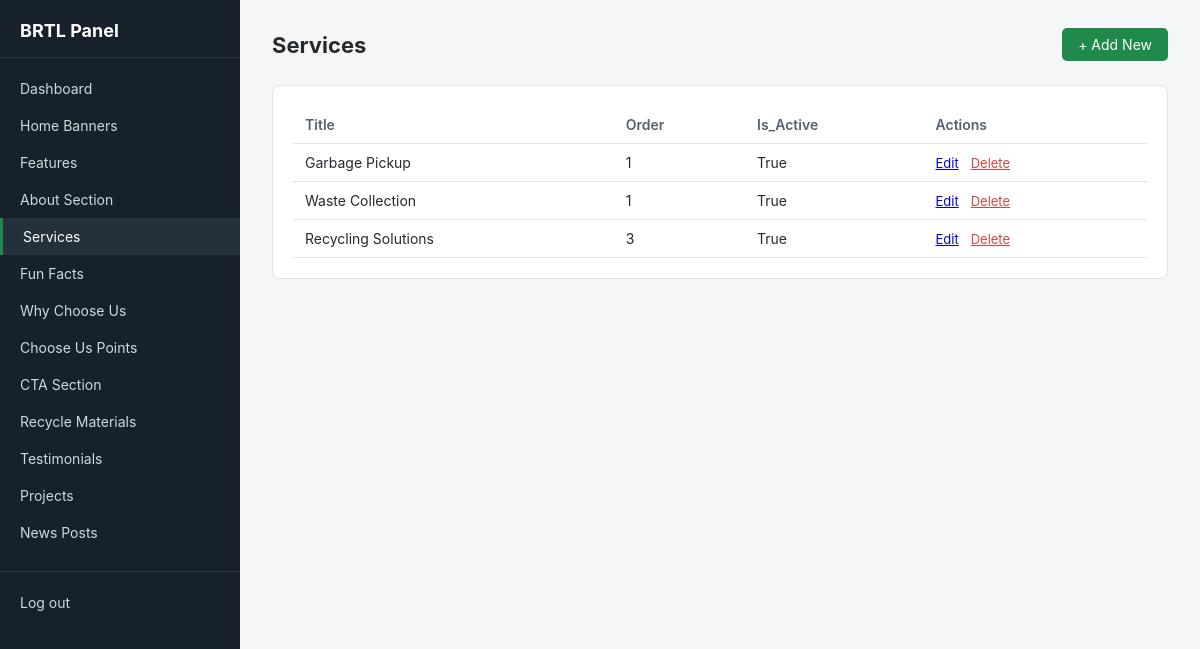
Page /secure/panel/services/ (signed in) on the committed database.
### core/models.py (models this page shows, shortened)
class Service(models.Model):
    image = models.ImageField(upload_to='services/')
    icon_class = models.CharField(max_length=50, help_text="e.g. icon-12")
    title = models.CharField(max_length=100)
    description = models.TextField()
    link_url = models.CharField(max_length=200, default='/')
    order = models.PositiveIntegerField(default=0)
    is_active = models.BooleanField(default=True)
    class Meta:
        ordering = ['order']

### panel/views.py (the view)
# urls.py: path('panel/<str:model_name>/', views.item_list, name='panel_item_list'),
@staff_required
def item_list(request, model_name):
    t = get_template("panel/item_list.html")
    print("Template origin:", t.origin)
    entry = get_registry_entry(model_name)
    Model = entry['model']
    qs = Model.objects.all()
    if hasattr(Model, 'order'):
        qs = qs.order_by('order')
    else:
        qs = qs.order_by('-id')
    return render(request, 'panel/item_list.html', {
        'items': qs,
        'model_name': model_name,
        'label': entry['label'],
        'list_fields': entry['list_fields'],
    })

### panel/context_processors.py (called while the page is built)
def panel_registry(request):
    return {'registry': MODEL_REGISTRY}

### panel/templatetags/panel_extras.py (called while the page is built)
@register.filter
def get_attr(obj, field_name):
    value = getattr(obj, field_name, '')
    if callable(value):
        value = value()
    return value

### panel/views.py (called while the page is built)
def staff_required(view_func):
    @wraps(view_func)
    @login_required(login_url='panel_login')
    def wrapper(request, *args, **kwargs):
        if not request.user.is_staff:
            return redirect('panel_login')
        return view_func(request, *args, **kwargs)
    return wrapper

def get_registry_entry(model_name):
    entry = MODEL_REGISTRY.get(model_name)
    if not entry:
        raise Http404("Unknown model: %s" % model_name)
    return entry

### panel/templates/panel/item_list.html (shortened to what this page needs)
{% extends 'panel/base_panel.html' %}
{% load panel_extras %}
{% block content %}
<div class="topbar">
    <h1>{{ label }}</h1>
    <a href="{% url 'panel_item_create' model_name=model_name %}" class="btn">+ Add New</a>
</div>
<div class="card">
    {% if items %}
    <table>
        <thead>
            <tr>
                {% for field in list_fields %}
                <th>{{ field|title }}</th>
                {% endfor %}
                <th>Actions</th>
            </tr>
        </thead>
        <tbody>
            {% for item in items %}
            <tr>
                {% for field in list_fields %}
                <td>{{ item|get_attr:field }}</td>
                {% endfor %}
                <td class="actions">
                    <a href="{% url 'panel_item_update' model_name=model_name pk=item.pk %}">Edit</a>
                    <a href="{% url 'panel_item_delete' model_name=model_name pk=item.pk %}" style="color:#d64545;">Delete</a>
                </td>
            </tr>
            {% endfor %}
        </tbody>
    </table>
    {% else %}
    <p class="empty">No {{ label|lower }} yet. Click "Add New" to create one.</p>
    {% endif %}
</div>
{% endblock %}

### panel/templates/panel/base_panel.html (style rules this page uses)
:root { --sidebar-w: 240px; --accent: #1f8a4c; --bg: #f4f6f8; --border: #e1e4e8; --text: #24292e; }
* { box-sizing: border-box; }
body { margin: 0; font-family: -apple-system, "Segoe UI", Roboto, Helvetica, Arial, sans-serif; background: var(--bg); color: var(--text); }
.topbar { display: flex; justify-content: space-between; align-items: center; margin-bottom: 24px; }
.topbar h1 { font-size: 22px; margin: 0; }
.btn { display: inline-block; background: var(--accent); color: #fff; padding: 8px 16px; border: none; border-radius: 5px; text-decoration: none; font-size: 14px; cursor: pointer; }
.card { background: #fff; border: 1px solid var(--border); border-radius: 8px; padding: 20px; }
table { width: 100%; border-collapse: collapse; }
th, td { text-align: left; padding: 10px 12px; border-bottom: 1px solid var(--border); font-size: 14px; }
th { color: #586069; font-weight: 600; }
.actions a, .actions button { margin-right: 8px; font-size: 13px; }

### rows in the picture
Service: list_fields "Garbage Pickup" "1" "True"
Service: list_fields "Waste Collection" "1" "True"
Service: list_fields "Recycling Solutions" "3" "True"

### other values in the picture
{{ entry.label }} "Home Banners" "Features" "About Section" "Services" "Fun Facts" "Why Choose Us" "Choose Us Points" "CTA Section" "Recycle Materials" "Testimonials" "Projects" "News Posts"
{{ label }} "Services"
{{ field|title }} "Title" "Order" "Is_Active"
